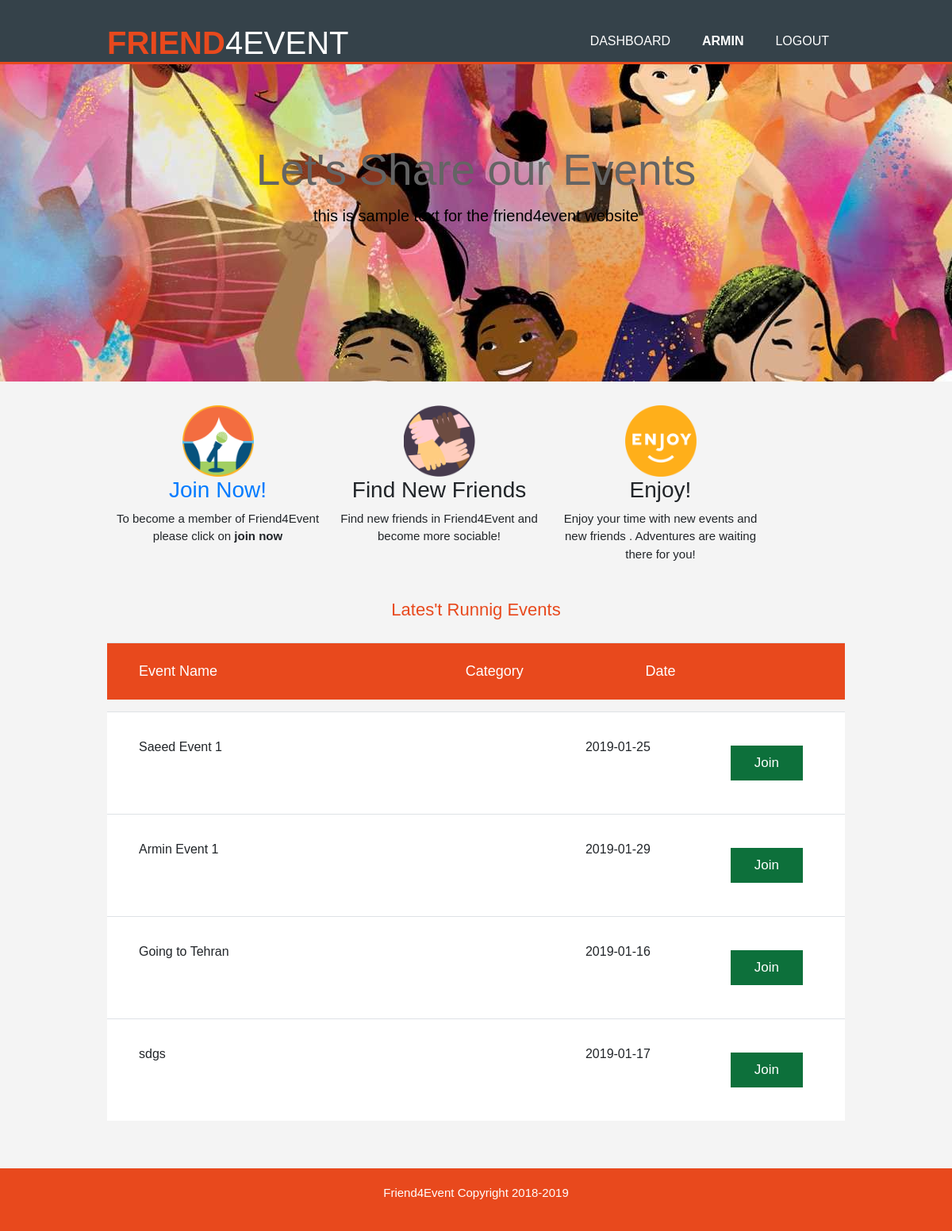
The app's page / (signed in) with its own data.
### app.py (models this page shows, shortened)
class User(db.Model, UserMixin):
    user_id = db.Column(db.Integer, primary_key=True)
    username = db.Column(db.String(80), unique=True, nullable=False)
    email = db.Column(db.String(120), unique=True, nullable=False)
    password = db.Column(db.String(120), nullable=False)
    personal_details = db.Column(db.String(256))
    description = db.Column(db.String(256))
    confirmed = db.Column(db.Boolean(), default=False)
    events = db.relationship('Event', backref='user')
    attendees = db.relationship('Attendee', backref='user')

class Event(db.Model):
    event_id = db.Column(db.Integer, primary_key=True)
    name = db.Column(db.String(127), nullable=False)
    date = db.Column(db.Date, nullable=False, default=dt.datetime.now().date())
    description = db.Column(db.String(256), nullable=False)
    user_id = db.Column(db.Integer, db.ForeignKey('user.user_id'), nullable=False)
    event_category = db.Column(db.Integer, db.ForeignKey('event_category.cat_id'), nullable=False)

### app.py (the view)
@app.route('/')
def index():
    events = Event.query.all()
    return render_template('index.html', events=events)

### app.py (called while the page is built)
@login_manager.user_loader
def load_user(user_id):
    return User.query.get(user_id)

### templates/index.html (shortened to what this page needs)
{% extends 'layout.html' %}
{% block body %}
<section id="showcase">
	<div class="container">
		<h1>Let's Share our Events</h1>
		<p>this is sample text for the friend4event website</p>
	</div>
</section>
<section id="boxes">
	<div class="container">
		<div class="box">
			<img src="{{ url_for('static', filename='img/register.png') }}">
			<h3><a class="highlight" href="{{ url_for('register') }}">Join Now!</a></h3>
			<p>To become a member of Friend4Event please click on <b>join now</b> </p>
		</div>
		<div class="box">
			<img src="{{ url_for('static', filename='img/friends.png') }}">
			<h3>Find New Friends</h3>
			<p>Find new friends in Friend4Event and become more sociable! </p>
		</div>
		<div class="box">
			<img src="{{ url_for('static', filename='img/enjoy.png') }}">
			<h3>Enjoy!</h3>
			<p>Enjoy your time with new events and new friends . Adventures are waiting there for you!</p>
		</div>
	</div>
</section>
<section id="Content" class="content-table-mode">
	<h1 id="events">Lates't Runnig Events</h1>
	<div class="container table">
		<div class="c">
			<table class="header">
				<tr>
					<th class="c-name">Event Name</th>
					<th class="c-cat">Category</th>
					<th class="c-date">Date</th>
					<th class="c-btn"></th>
				</tr>
			</table>
			<table class="body">
				{% for event in events %}
				<tr>
					<td class="c-name">{{ event.name}}</td>
					<td class="c-cat">{{ event.event_type }}</td>
					<td class="c-date">{{ event.date }}</td>
					{% if current_user.is_authenticated %}
					<td class="c-btn">
						<a href="{{ url_for('join_event', user_id=current_user.user_id, event_id=event.event_id)}}" class="btn"><span>Join</span></a>
					</td>
					{% else %}
					<td class="c-btn">
						<a href="{{ url_for('register')}}#reg_form" class="btn"><span>Join</span></a>
					</td>
					{% endif %}
				</tr>
				{% endfor %}
			</table>
		</div>
	</div>
</section>
<footer>
	<p>Friend4Event Copyright 2018-2019</p>
</footer>
{% endblock body %}

### templates/layout.html (shortened to what this page needs)
<!doctype html>
<html>
<head>
  <link rel="stylesheet" href="https://stackpath.bootstrapcdn.com/bootstrap/4.1.3/css/bootstrap.min.css">
  <link rel="stylesheet" href="{{ url_for('static', filename='css/style.css') }}">
</head>
<body>
  <header>
    <div class="container">
      <div id="branding">
        <a href="{{url_for('index')}}"><h1><span class="highlight">Friend</span>4Event</h1></a>
      </div>
      <nav>
        <ul>
          {% if current_user.is_authenticated %}
            <li><a href="{{ url_for('dashboard') }}">Dashboard</a></li>
            <li><a href="{{ url_for('profile') }}"><b>{{current_user.username}}</b></a></li>
            <li><a href="{{ url_for('logout') }}">Logout</a></li>
          {% else %}
            <li><a href="{{ url_for('index') }}">Home</a></li>
            <li><a href="{{ url_for('index') }}#events">Events</a></li>
            <li><a href="{{ url_for('register') }}#reg_form">Register</a></li>
            <li><a href="{{ url_for('login') }}#login_form">Login</a></li>
          {% endif %}
        </ul>
      </nav>
    </div>
  </header>
  {% block body %}{% endblock body%}
</body>
</html>

### static/css/style.css (style rules this page uses)
body { font-family: Arial,Helvetica,sans-serif; font-size: 15px; line-height: 1.5; padding:0; margin:0; background-color: #f4f4f4; }
.container { width: 80%; margin:auto; overflow: hidden; }
ul { margin:0; padding: 0; }
header { background: #35424a; color: #ffffff; padding-top: 30px; min-height:70px; border-bottom: #e8491d 3px solid; }
header a { color:#ffffff; text-decoration: none; text-transform: uppercase; font-size: 16px; }
header li { float:left; display: inline; padding:0 20px 0 20px; }
header #branding { float:left; }
header #branding h1 { margin:0; }
header nav { float:right; margin-top: 10px; }
header .highlight, header .current a { color:#e8491d; font-weight: bold; }
#showcase { min-height: 400px; background: url('../img/events.jpg') no-repeat 0 -640px; text-align: center; color:#646464; }
#showcase h1 { margin-top: 100px; font-size: 55px; margin-bottom:10px; }
#showcase p { font-size:20px; color:#000000; }
.content-table-mode { margin-bottom:60px; min-height:calc(100vh - 400px); }
#Content > h1 { color:#e8491d; text-align:center; font:22px Arial; padding:20px 0; }
#Content table { border-collapse:collapse; width:100%; }
#Content table td, #Content table th { text-align:center; }
#Content table td:first-child, #Content table th:first-child { text-align:left; }
#Content table .c-name { width:40%; }
#Content table .c-cat { width:25%; }
#Content table .c-date { width:20%; }
#Content table .c-btn { width:25%; }
#Content table th { background-color:#e8491d; padding:25px 40px; color:#fff; font:18px Arial; }
#Content table.body { margin-top:15px; }
#Content table td { background-color:#fff; padding:35px 40px; font:16px Arial; }
#Content table td.c-cat { color:#e8491d; }
#Content table td a.btn span { display:inline-block; background-color:#0d703b; color:#fff; padding:12px 30px; color:#fff; font:17px Arial; }
#boxes { margin-top: 20px; }
#boxes .box { float:left; text-align: center; width:30%; padding:10px; }
#boxes .box img { width:90px; }
footer { padding:20px; color:white; background-color:#e8491d; text-align: center; }

### records on screen
User: username "ARMIN"
Event: name "Saeed Event 1", date "2019-01-25"
Event: name "Armin Event 1", date "2019-01-29"
Event: name "Going to Tehran", date "2019-01-16"
Event: name "sdgs", date "2019-01-17"
